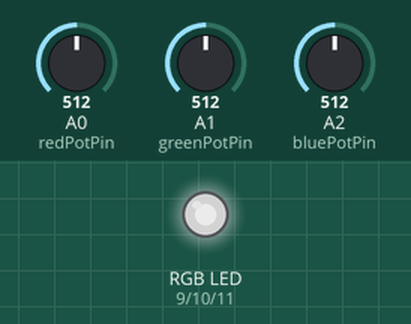
Recording of a sketch running on a simulated Arduino Uno, built with avr-gcc and run on an emulated ATmega328P. Parts: an RGB LED mixed from three pins (HIGH = lit). The inputs (shaded band) are chosen by the test bench; at power-on: A0 (redPotPin) = 512, A1 (greenPotPin) = 512, A2 (bluePotPin) = 512. Dim RGB values are drawn brighter than linear.

Above: at 1.2 s.
1.3 s: A0 (redPotPin) set to 716
At 2.1 s:
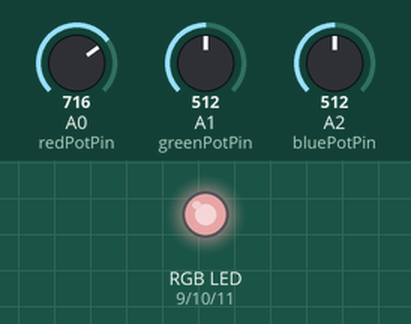
2.8 s: A1 (greenPotPin) set to 716
At 3.3 s:
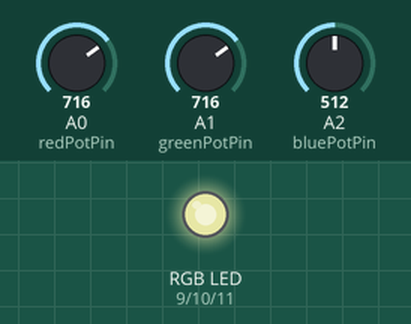
4.3 s: A2 (bluePotPin) set to 716
At 5.5 s:
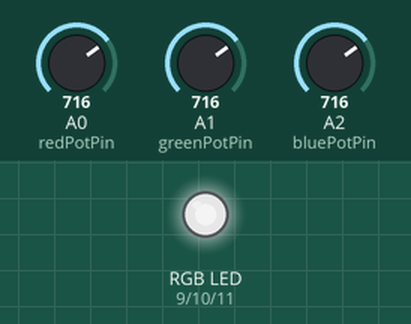
5.8 s: A0 (redPotPin) set to 900
At 6.8 s:
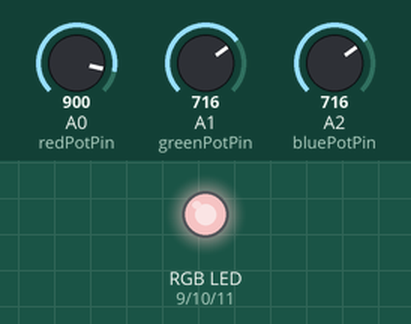
7.3 s: A1 (greenPotPin) set to 900
At 7.9 s:
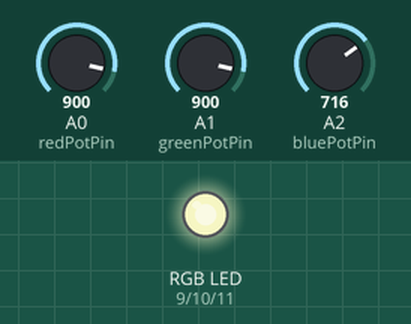
8.8 s: A2 (bluePotPin) set to 900
At 9.1 s:
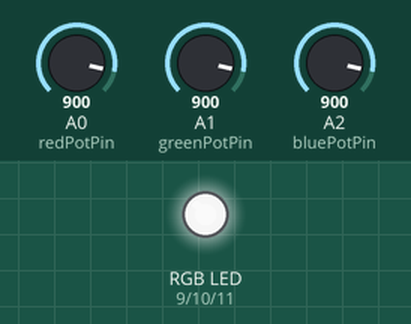
Timing chart, 0 to 11.3 s (numbered marks = the images above; inputs shaded):
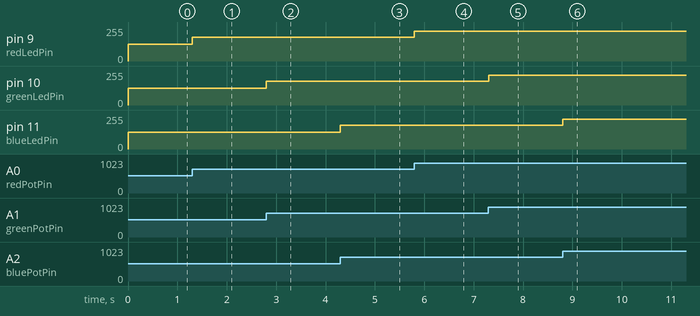

Measured:
- after the input at 1.3 s, pin 9 (redLedPin): 127/255 → 178/255 at once
- after the input at 2.8 s, pin 10 (greenLedPin): 127/255 → 178/255 at once
- after the input at 4.3 s, pin 11 (blueLedPin): 127/255 → 178/255 at once
- after the input at 5.8 s, pin 9 (redLedPin): 178/255 → 224/255 at once
- after the input at 7.3 s, pin 10 (greenLedPin): 178/255 → 224/255 at once
- after the input at 8.8 s, pin 11 (blueLedPin): 178/255 → 224/255 at once

The sketch:

homework1.ino
```cpp
const int redPotPin = A0;
const int greenPotPin = A1;
const int bluePotPin = A2;

const int blueLedPin = 11;
const int greenLedPin = 10;
const int redLedPin = 9;

const int minimumPotValue = 0;
const int maximumPotValue = 1023;

const int minimumLedValue = 0;
const int maximumLedValue = 255;

bool commonAnode = false;

int redPotValue;
int greenPotValue;
int bluePotValue;

void setup() {
  pinMode(redPotPin, INPUT);
  pinMode(greenPotPin, INPUT);
  pinMode(bluePotPin, INPUT);

  pinMode(redLedPin, OUTPUT);
  pinMode(greenLedPin, OUTPUT);
  pinMode(blueLedPin, OUTPUT);
}

void loop() {
  redPotValue = map(analogRead(redPotPin), minimumPotValue, maximumPotValue, minimumLedValue, maximumLedValue);
  greenPotValue = map(analogRead(greenPotPin), minimumPotValue, maximumPotValue, minimumLedValue, maximumLedValue);
  bluePotValue = map(analogRead(bluePotPin), minimumPotValue, maximumPotValue, minimumLedValue, maximumLedValue);

  setColor(redPotValue, greenPotValue, bluePotValue);
}

void setColor(int redPotValue, int greenPotValue, int bluePotValue) {
  if(commonAnode) {
    redPotValue = maximumLedValue - redPotValue;
    greenPotValue = maximumLedValue - greenPotValue;
    bluePotValue = maximumLedValue - bluePotValue;
  }
  analogWrite(redLedPin, redPotValue);
  analogWrite(greenLedPin, greenPotValue);
  analogWrite(blueLedPin, bluePotValue);
}
```
